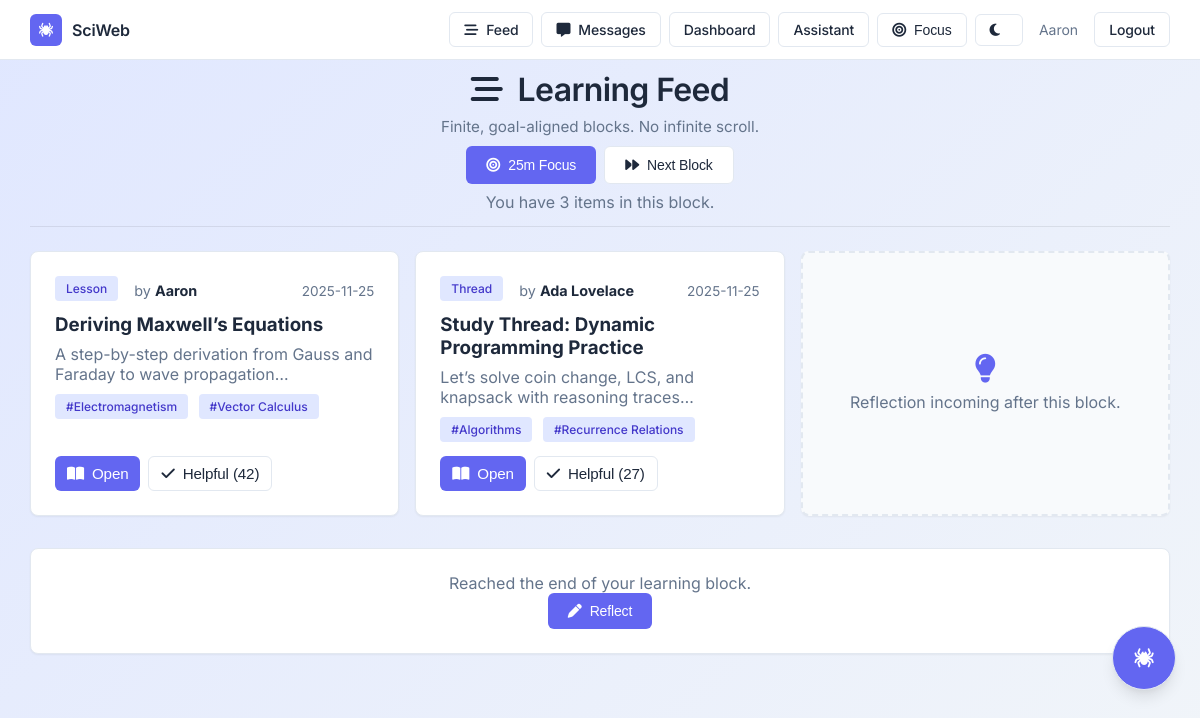
Page /feed (signed in) on the committed database.
### models.py (models this page shows, shortened)
class User(db.Model, UserMixin):
    __tablename__ = 'users'
    id = db.Column(db.Integer, primary_key=True)
    email = db.Column(db.String(255), unique=True, nullable=False)
    password_hash = db.Column(db.String(255), nullable=False)
    display_name = db.Column(db.String(120), nullable=False)
    created_at = db.Column(db.DateTime, default=datetime.utcnow, nullable=False)
    xp = db.Column(db.Integer, default=0, nullable=False)
    level = db.Column(db.Integer, default=1, nullable=False)
    streak_days = db.Column(db.Integer, default=0, nullable=False)
    last_activity_date = db.Column(db.Date, nullable=True)
    achievements = db.Column(db.JSON, default=list, nullable=True)  # List of achievement IDs
    projects = db.relationship('Project', backref='owner', lazy=True)

### app.py (the view)
@app.route('/feed')
@login_required
def feed():
    items = [
        {
            'id': 1,
            'author': current_user.display_name or current_user.email,
            'title': 'Deriving Maxwell’s Equations',
            'concepts': ['Electromagnetism', 'Vector Calculus'],
            'type': 'lesson',
            'helpfulness': 42,
            'preview': 'A step-by-step derivation from Gauss and Faraday to wave propagation…',
            'created': datetime.now().strftime('%Y-%m-%d')
        },
        {
            'id': 2,
            'author': 'Ada Lovelace',
            'title': 'Study Thread: Dynamic Programming Practice',
            'concepts': ['Algorithms', 'Recurrence Relations'],
            'type': 'thread',
            'helpfulness': 27,
            'preview': 'Let’s solve coin change, LCS, and knapsack with reasoning traces…',
            'created': datetime.now().strftime('%Y-%m-%d')
        },
    ]
    return render_template('feed.html', items=items)

### app.py (called while the page is built)
@login_manager.user_loader
def load_user(user_id):
    return db.session.get(User, int(user_id))

@app.context_processor
def inject_provider_status():
    return { 'PROVIDER_READY': bool(os.environ.get('OPENAI_API_KEY')) }

### templates/feed.html (shortened to what this page needs)
{% extends "base.html" %}
{% block content %}
<div class="page-header">
    <h1 class="page-title"><i class="fas fa-stream icon"></i> Learning Feed</h1>
    <p class="page-subtitle">Finite, goal-aligned blocks. No infinite scroll.</p>
    <div style="margin-top:10px; display:flex; gap:8px; justify-content:center; flex-wrap:wrap;">
        <button class="btn" onclick="window.SciwebFocus && SciwebFocus.start(25, 'Consume one learning block')"><i class="fas fa-bullseye icon"></i> 25m Focus</button>
        <button class="btn btn-secondary" id="nextBlockBtn"><i class="fas fa-forward icon"></i> Next Block</button>
    </div>
    <p style="color: var(--text-secondary); margin-top:8px;">You have 3 items in this block.</p>
    <hr style="margin:14px 0; border:0; height:1px; background: rgba(0,0,0,0.08);">
</div>
<div class="grid grid-2" id="feedBlock">
    {% for it in items %}
    <div class="card" style="display:flex; flex-direction:column;">
        <div style="display:flex; align-items:center; justify-content:space-between; margin-bottom:8px;">
            <div style="display:flex; align-items:center; gap:10px;">
                <span class="badge">{{ it.type|capitalize }}</span>
                <span style="color: var(--text-secondary); font-size:.9rem;">by <strong style="color: var(--text-primary);">{{ it.author }}</strong></span>
            </div>
            <span style="color: var(--text-secondary); font-size:.85rem;">{{ it.created }}</span>
        </div>
        <h3 style="color: var(--text-primary); margin-bottom:8px;">{{ it.title }}</h3>
        <p style="color: var(--text-secondary);">{{ it.preview }}</p>
        <div style="margin:10px 0;">
            {% for c in it.concepts %}
            <span class="badge" style="background: var(--accent-light); color: var(--accent-dark);">#{{ c }}</span>
            {% endfor %}
        </div>
        <div style="display:flex; gap:8px; margin-top:auto;">
            <button class="btn open-item" data-title="{{ it.title }}" data-preview="{{ it.preview }}" style="padding:8px 12px; font-size:.95rem;"><i class="fas fa-book-open icon"></i> Open</button>
            <button class="btn btn-secondary helpful-item" data-helpfulness="{{ it.helpfulness }}" style="padding:8px 12px; font-size:.95rem;"><i class="fas fa-check icon"></i> Helpful ({{ it.helpfulness }})</button>
        </div>
    </div>
    {% endfor %}
    <div class="card" style="display:flex; flex-direction:column; justify-content:center; align-items:center; min-height:180px; background: var(--surface-hover); border: 2px dashed var(--border);">
        <i class="fas fa-lightbulb" style="color:var(--accent); font-size:1.8rem;"></i>
        <p style="margin-top:8px; color: var(--text-secondary);">Reflection incoming after this block.</p>
    </div>
</div>
<div class="card" style="margin-top:16px; text-align:center;">
    <p style="color: var(--text-secondary);">Reached the end of your learning block.</p>
    <button class="btn" id="reflectBtn"><i class="fas fa-pen icon"></i> Reflect</button>
</div>
{% endblock %}

### templates/base.html (shortened to what this page needs)
<!DOCTYPE html>
<html lang="en">
<head>
    <link href="https://cdnjs.cloudflare.com/ajax/libs/font-awesome/6.4.0/css/all.min.css" rel="stylesheet">
    <link rel="stylesheet" href="{{ url_for('static', filename='css/design.css') }}">
</head>
<body>
    <header id="glassHeader" style="position: fixed; top: 0; left: 0; right: 0; z-index: 1200; background: var(--surface); border-bottom: 1px solid var(--border);">
        <div style="max-width:1180px; margin: 0 auto; padding: 12px 20px; display:flex; align-items:center; justify-content:space-between;">
            <a href="{{ url_for('dashboard') }}" style="display:flex; align-items:center; gap:10px; text-decoration:none;">
                <span style="width: 32px; height: 32px; border-radius:6px; display:inline-flex; align-items:center; justify-content:center; background: var(--accent);">
                    <i class="fas fa-spider" style="color: white; font-size: 0.875rem;"></i>
                </span>
                <span style="font-weight:600; color: var(--text-primary); font-size: 1rem; letter-spacing: -0.01em;">SciWeb</span>
            </a>
            <nav style="display:flex; gap:8px; align-items:center;">
                <a href="{{ url_for('feed') }}" class="btn btn-secondary" style="padding:8px 14px; font-size: 0.875rem;"><i class="fas fa-stream icon"></i> Feed</a>
                <a href="{{ url_for('messages') }}" class="btn btn-secondary" style="padding:8px 14px; font-size: 0.875rem;"><i class="fas fa-message icon"></i> Messages</a>
                <a href="{{ url_for('dashboard') }}" class="btn btn-secondary" style="padding:8px 14px; font-size: 0.875rem;">Dashboard</a>
                <a href="{{ url_for('assistant_hub') }}" class="btn btn-secondary" style="padding:8px 14px; font-size: 0.875rem;">Assistant</a>
                <button id="focusToggle" class="btn btn-secondary" style="padding:8px 14px; font-size:0.875rem;" type="button"><i class="fas fa-bullseye icon"></i> Focus</button>
                <button id="themeToggle" class="btn btn-secondary" style="padding:8px 14px; font-size:0.875rem;" type="button"><i class="fas fa-moon icon"></i></button>
                {% if current_user.is_authenticated %}
                <span style="color: var(--text-secondary); font-size:0.875rem; margin:0 8px;">{{ current_user.display_name or current_user.email }}</span>
                <a href="{{ url_for('logout') }}" class="btn btn-secondary" style="padding:8px 14px; font-size: 0.875rem;">Logout</a>
                {% else %}
                <a href="{{ url_for('login') }}" class="btn btn-secondary" style="padding:8px 14px; font-size: 0.875rem;">Login</a>
                <a href="{{ url_for('register') }}" class="btn" style="padding:8px 14px; font-size: 0.875rem;">Sign Up</a>
                {% endif %}
            </nav>
        </div>
    </header>
    <div class="container" id="pageContent" style="padding-top: 70px; position: relative; z-index: 2;">
        {% block content %}{% endblock %}
    </div>
    <div id="spiderAgent" style="position: fixed; right: 24px; bottom: 110px; z-index: 1900; display: none;">
        <div id="spiderFab" title="SciWeb Guide" style="width:64px; height:64px; border-radius:50%; display:flex; align-items:center; justify-content:center; box-shadow: var(--shadow-lg); cursor: grab; background: var(--accent); border: 1px solid var(--border);">
            <i class="fas fa-spider" style="font-size: 1.2rem; color: white;"></i>
        </div>
    </div>
</body>
</html>

### static/css/design.css (style rules this page uses)
:root { --bg-primary: #f8fafc; --bg-secondary: #ffffff; --bg-gradient-start: #e0e7ff; --bg-gradient-end: #f1f5f9; --accent: #6366f1; --accent-hover: #4f46e5; --accent-light: #e0e7ff; --accent-dark: #4338ca; --text-primary: #1e293b; --text-secondary: #64748b; --text-muted: #94a3b8; --border: #e2e8f0; --border-light: #f1f5f9; --surface: #ffffff; --surface-hover: #f8fafc; --input-bg: #ffffff; --input-border: #e2e8f0; --shadow-sm: 0 1px 2px 0 rgba(0, 0, 0, 0.05); --shadow-md: 0 4px 6px -1px rgba(0, 0, 0, 0.1), 0 2px 4px -1px rgba(0, 0, 0, 0.06); --shadow-lg: 0 10px 15px -3px rgba(0, 0, 0, 0.1), 0 4px 6px -2px rgba(0, 0, 0, 0.05); }

### templates/base.html (style rules this page uses)
:root { --bg-primary: #f8fafc; --bg-secondary: #ffffff; --bg-gradient-start: #e0e7ff; --bg-gradient-end: #f1f5f9; --accent: #6366f1; --accent-hover: #4f46e5; --accent-light: #e0e7ff; --accent-dark: #4338ca; --text-primary: #1e293b; --text-secondary: #64748b; --text-muted: #94a3b8; --border: #e2e8f0; --border-light: #f1f5f9; --surface: #ffffff; --surface-hover: #f8fafc; --input-bg: #ffffff; --input-border: #e2e8f0; --shadow-sm: 0 1px 2px 0 rgba(0, 0, 0, 0.05); --shadow-md: 0 4px 6px -1px rgba(0, 0, 0, 0.1), 0 2px 4px -1px rgba(0, 0, 0, 0.06); --shadow-lg: 0 10px 15px -3px rgba(0, 0, 0, 0.1), 0 4px 6px -2px rgba(0, 0, 0, 0.05); }
* { margin: 0; padding: 0; box-sizing: border-box; }
html, body { height: 100%; }
body { font-family: 'Inter', -apple-system, BlinkMacSystemFont, 'Segoe UI', 'Roboto', 'Oxygen', 'Ubuntu', 'Cantarell', sans-serif; background: linear-gradient(135deg, var(--bg-gradient-start) 0%, var(--bg-gradient-end) 100%); background-attachment: fixed; min-height: 100vh; color: var(--text-primary) !important; font-weight: 400; -webkit-font-smoothing: antialiased; -moz-osx-font-smoothing: grayscale; transition: background 0.3s ease, color 0.3s ease; }
body, .container { color: var(--text-primary); }
h1, h2, h3, h4, h5, h6, .page-title { color: var(--text-primary) !important; }
p, span, div, label, .page-subtitle { color: var(--text-primary); }
a:not(.btn):not(.back-btn) { color: var(--accent); }
.container { max-width: 1180px; margin: 0 auto; padding: 18px 20px 20px; animation: fadeInScale 0.6s ease-out; }
.page-header { text-align: center; margin-bottom: 24px; }
.page-title { color: var(--text-primary); font-size: 2rem; font-weight: 600; margin-bottom: 8px; letter-spacing: -0.02em; animation: fadeInUp 0.5s ease-out; }
.page-subtitle { color: var(--text-secondary) !important; font-size: 0.95rem; font-weight: 400; animation: fadeInUp 0.5s ease-out 0.1s both; }
.card { background: var(--surface); border-radius: 8px; padding: 24px; margin-bottom: 16px; box-shadow: var(--shadow-sm); border: 1px solid var(--border); transition: all 0.2s ease; }
.btn { display: inline-flex; align-items: center; justify-content: center; padding: 10px 20px; background: var(--accent); color: white !important; text-decoration: none; border-radius: 6px; font-weight: 500; font-size: 0.875rem; transition: all 0.15s ease; border: none; cursor: pointer; letter-spacing: -0.01em; }
.btn-secondary { background: var(--surface); color: var(--text-primary) !important; border: 1px solid var(--border); }
.grid { display: grid; gap: 16px; }
.grid-2 { grid-template-columns: repeat(auto-fit, minmax(300px, 1fr)); }
.badge { display: inline-block; background: var(--accent-light); color: var(--accent-dark) !important; padding: 4px 10px; border-radius: 4px; font-size: 0.75rem; font-weight: 500; margin-right: 6px; margin-bottom: 4px; border: 1px solid transparent; }
.icon { margin-right: 8px; transition: all 0.3s ease; }

### rows in the picture
User: display_name "Aaron", type "Lesson", author "Aaron", created "2025-11-25", title "Deriving Maxwell’s Equations", preview "A step-by-step derivation from Gauss and Faraday to wave propagation…", concepts "Electromagnetism" "Vector Calculus", helpfulness "42"

### other values in the picture
{{ it.type|capitalize }} "Thread"
{{ it.author }} "Ada Lovelace"
{{ it.created }} "2025-11-25"
{{ it.title }} "Study Thread: Dynamic Programming Practice"
{{ it.preview }} "Let’s solve coin change, LCS, and knapsack with reasoning traces…"
{{ c }} "Algorithms" "Recurrence Relations"
{{ it.helpfulness }} "27"
